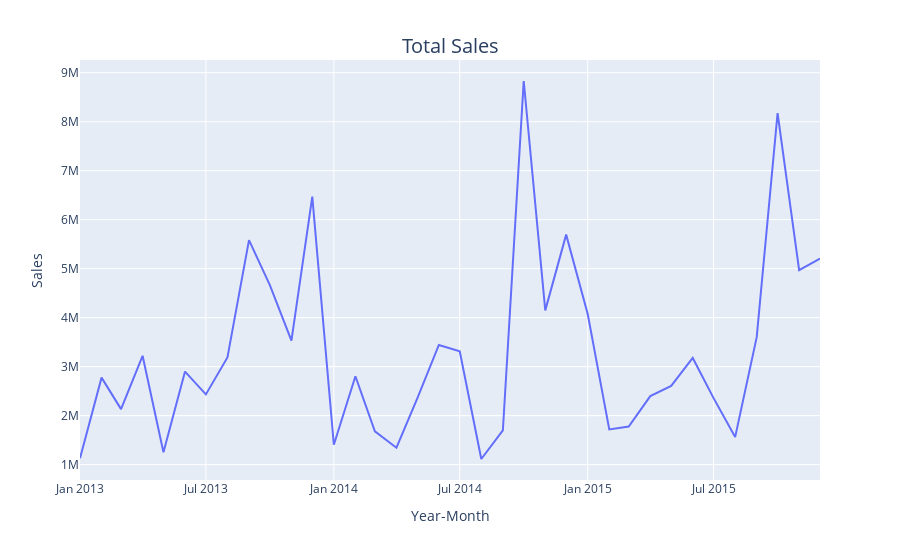

Here is the notebook cell this chart was saved with:
### Code cell
if __name__ == "__main__":
    
    sales_analysis = SalesDataAnalysis()

    main_window = tk.Tk()
    gui_app = GUIApp(main_window, sales_analysis)
    main_window.mainloop()

### Figure 1 — Plotly figure (JSON) as saved in the notebook; plotly's stock layout.template omitted (floating-point values rounded to 4 significant figures)
{"data": [{"hovertemplate": "variable=Sales($)<br>Year-Month=%{x}<br>value=%{y}<extra></extra>", "legendgroup": "Sales($)", "line": {"color": "#636efa", "dash": "solid"}, "marker": {"symbol": "circle"}, "mode": "lines", "name": "Sales($)", "orientation": "v", "showlegend": true, "type": "scatter", "x": ["2013-01", "2013-02", "2013-03", "2013-04", "2013-05", "2013-06", "2013-07", "2013-08", "2013-09", "2013-10", "2013-11", "2013-12", "2014-01", "2014-02", "2014-03", "2014-04", "2014-05", "2014-06", "2014-07", "2014-08", "2014-09", "2014-10", "2014-11", "2014-12", "2015-01", "2015-02", "2015-03", "2015-04", "2015-05", "2015-06", "2015-07", "2015-08", "2015-09", "2015-10", "2015-11", "2015-12"], "xaxis": "x", "y": [1129000.0, 2776000.0, 2132000.0, 3221000.0, 1251000.0, 2900000.0, 2433000.0, 3188000.0, 5583000.0, 4666000.0, 3532000.0, 6470000.0, 1406000.0, 2804000.0, 1678000.0, 1346000.0, 2352000.0, 3442000.0, 3313000.0, 1115000.0, 1697000.0, 8830000.0, 4148000.0, 5694000.0, 4073000.0, 1717000.0, 1776000.0, 2398000.0, 2607000.0, 3178000.0, 2357000.0, 1562000.0, 3602000.0, 8175000.0, 4971000.0, 5203000.0], "yaxis": "y"}], "layout": {"legend": {"title": {"text": "variable"}, "tracegroupgap": 0}, "margin": {"t": 60}, "showlegend": false, "title": {"font": {"size": 20}, "text": "Total Sales", "x": 0.5, "xanchor": "center", "y": 0.93, "yanchor": "top"}, "xaxis": {"anchor": "y", "domain": [0, 1], "title": {"text": "Year-Month"}}, "yaxis": {"anchor": "x", "domain": [0, 1], "title": {"text": "Sales"}}}}
